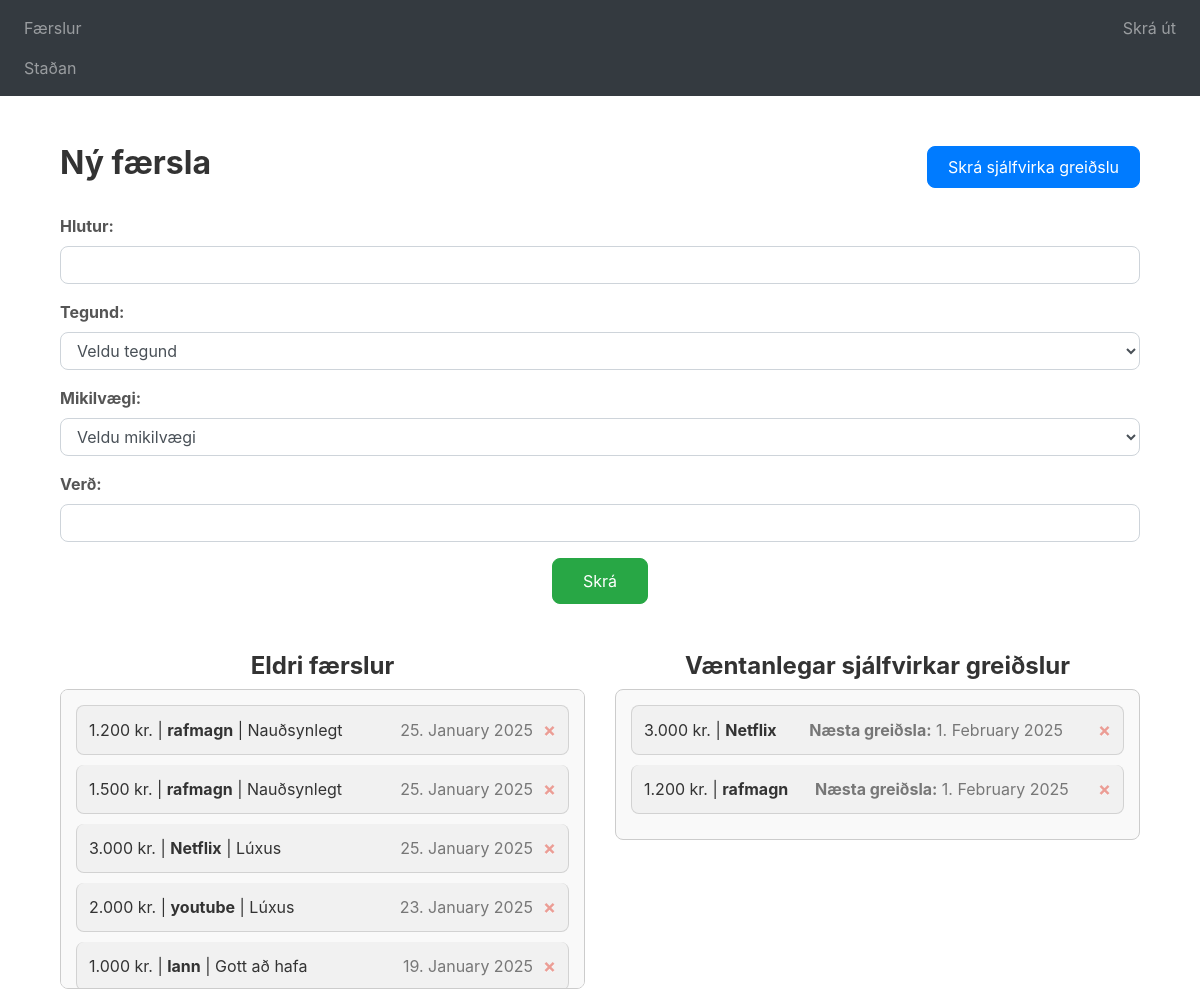
Screenshot of / (signed in) with the database file from the repository.
### website/models.py (models this page shows)
class Log(db.Model):
    id = db.Column(db.Integer, primary_key = True)
    item = db.Column(db.String(20))
    category = db.Column(db.String(20))
    importance = db.Column(db.String(20))
    amount = db.Column(db.Integer)
    frequency = db.Column(db.String(50), nullable=True)
    date = db.Column(db.DateTime(timezone=True), default=func.now())
    user_id = db.Column(db.Integer, db.ForeignKey('user.id'))
    next_payment_date = db.Column(db.DateTime(timezone=True), default=None)

### website/views.py (the view, shortened to what this page needs)
@views.route('/', methods=['GET', 'POST'])
@login_required
def home():
    logs = Log.query.filter_by(user_id=current_user.id).all()
    for log in logs:
        if log.frequency and log.next_payment_date <= datetime.utcnow():
            normal_expense = Log(
                item=log.item,
                category=log.category,
                importance=log.importance,
                amount=log.amount,
                user_id=log.user_id
            )
            db.session.add(normal_expense)
            next_payment_date = calculate_next_payment_date(log.frequency, datetime.utcnow())
            log.next_payment_date = next_payment_date
    db.session.commit()
    normal_logs = [log for log in logs if not log.frequency]  # Non-recurring logs (normal expenses)
    recurring_logs = [log for log in logs if log.frequency]   # Recurring logs (with upcoming payments)
    normal_logs.sort(key=lambda log: log.date, reverse=True)
    recurring_logs.sort(key=lambda log: log.next_payment_date)
    return render_template("home.html", user=current_user, normal_logs=normal_logs, recurring_logs=recurring_logs)

### website/templates/home.html (shortened to what this page needs)
{% extends "base.html" %} {% block title %} Home {% endblock %} {% block content
%}
<div class="container mt-5">
  <div class="d-flex justify-content-between align-items-center mb-4">
    <h1 style="font-size: 2rem; color: #333; font-weight: bold">Ný færsla</h1>
    <button
      class="btn btn-primary"
      onclick="toggleAutomaticPaymentForm()"
      style="
        margin-left: auto;
        padding: 8px 20px;
        background-color: #007bff;
        border-radius: 8px;
      "
    >
      Skrá sjálfvirka greiðslu
    </button>
  </div>
  <form method="POST" id="normalExpenseForm">
    <div class="form-group">
      <label for="item" style="font-weight: bold; color: #555">Hlutur:</label>
      <input
        type="text"
        name="item"
        id="item"
        class="form-control"
        required
        style="border-radius: 8px"
      />
    </div>
    <div class="form-group">
      <label for="category" style="font-weight: bold; color: #555"
        >Tegund:</label
      >
      <select
        name="category"
        id="category"
        class="form-control"
        required
        style="border-radius: 8px"
      >
        <option value="">Veldu tegund</option>
      </select>
    </div>
    <div class="form-group">
      <label for="importance" style="font-weight: bold; color: #555"
        >Mikilvægi:</label
      >
      <select
        name="importance"
        id="importance"
        class="form-control"
        required
        style="border-radius: 8px"
      >
        <option value="">Veldu mikilvægi</option>
      </select>
    </div>
    <div class="form-group">
      <label for="amount" style="font-weight: bold; color: #555">Verð:</label>
      <input
        type="number"
        name="amount"
        id="amount"
        class="form-control"
        min="1"
        required
        style="border-radius: 8px"
      />
    </div>
    <div align="center">
      <button
        type="submit"
        class="btn btn-success"
        style="
          border-radius: 8px;
          padding: 10px 30px;
          background-color: #28a745;
          border-color: #28a745;
        "
      >
        Skrá
      </button>
    </div>
  </form>
  <div class="row mt-5">
    <div class="col-md-6">
      <h4
        align="center"
        style="color: #333; font-size: 1.5rem; font-weight: bold"
      >
        Eldri færslur
      </h4>
      <div
        class="scroll-container"
        style="
          max-height: 300px;
          overflow-y: auto;
          border: 1px solid #ccc;
          padding: 15px;
          border-radius: 8px;
          background-color: #f9f9f9;
        "
      >
        <ul class="list-group">
          {% for log in normal_logs %}
          <li
            class="list-group-item d-flex justify-content-between align-items-center"
            data-id="{{ log.id }}"
            style="
              border-radius: 8px;
              margin-bottom: 10px;
              background-color: #f1f1f1;
              padding: 12px;
            "
          >
            <span style="color: #333">
              {{ log.amount|float|format_thousands }} kr. |
              <strong>{{ log.item }}</strong>
              {% if log.importance == "essential" %} | Nauðsynlegt {% elif
              log.importance == "need" %} | Gott að hafa {% elif log.importance
              == "nice" %} | Lúxus {% elif log.importance == "shouldnt" %} |
              Þarf ekki {% else %} Óþekkt {% endif %}
            </span>
            <span style="margin-left: auto; color: #777">
              {{ log.date.strftime('%-d. %B %Y') }}
            </span>
            <button
              type="button"
              class="close"
              onClick="deleteExpense('{{ log.id }}')"
              style="margin-left: 10px; color: #e74c3c; font-size: 1.2rem"
            >
              <span aria-hidden="true">&times;</span>
            </button>
          </li>
          {% endfor %}
        </ul>
      </div>
    </div>
    <div class="col-md-6">
      <h4
        align="center"
        style="color: #333; font-size: 1.5rem; font-weight: bold"
      >
        Væntanlegar sjálfvirkar greiðslur
      </h4>
      <div
        class="scroll-container"
        style="
          max-height: 300px;
          overflow-y: auto;
          border: 1px solid #ccc;
          padding: 15px;
          border-radius: 8px;
          background-color: #f9f9f9;
        "
      >
        <ul class="list-group">
          {% for log in recurring_logs %}
          <li
            class="list-group-item d-flex justify-content-between align-items-center"
            data-id="{{ log.id }}"
            style="
              border-radius: 8px;
              margin-bottom: 10px;
              background-color: #f1f1f1;
              padding: 12px;
            "
          >
            <span style="color: #333">
              {{ log.amount|float|format_thousands }} kr. |
              <strong>{{ log.item }} &nbsp </strong>
            </span>
            <span style="color: #777">
              <strong>Næsta greiðsla:</strong>
              {{ log.next_payment_date.strftime('%-d. %B %Y') }}
            </span>
            <button
              type="button"
              class="close"
              onClick="deleteRecurringExpense('{{ log.id }}')"
              style="margin-left: 10px; color: #e74c3c; font-size: 1.2rem"
            >
              <span aria-hidden="true">&times;</span>
            </button>
          </li>
          {% endfor %}
        </ul>
      </div>
    </div>
  </div>
</div>
{% endblock %}

### website/templates/base.html (shortened to what this page needs)
<!DOCTYPE html>
<html>
  <head>
    <link
      rel="stylesheet"
      href="https://stackpath.bootstrapcdn.com/bootstrap/4.4.1/css/bootstrap.min.css"
    />
    <link
      rel="stylesheet"
      href="https://stackpath.bootstrapcdn.com/font-awesome/4.7.0/css/font-awesome.min.css"
    />
  </head>
  <body>
    <nav class="navbar navbar-expand-lg navbar-dark bg-dark">
      <div class="collapse navbar-collapse" id="navbar">
        <div class="navbar-nav w-100 d-flex justify-content-between">
          <div>
            {% if user.is_authenticated %}
            <a class="nav-item nav-link" id="home" href="/">Færslur</a>
            <a class="nav-item nav-link" id="home" href="/stadan">Staðan</a>
            {% else %}
            <a class="nav-item nav-link" id="stadan" href="/login">Skrá inn</a>
            <a class="nav-item nav-link" id="signUp" href="/sign-up"
              >Stofna aðgang</a
            >
            {% endif %}
          </div>
          {% if user.is_authenticated %}
          <a class="nav-item nav-link" id="logout" href="/logout">Skrá út</a>
          {% endif %}
        </div>
      </div>
    </nav>
    <div class="container">{% block content %} {% endblock %}</div>
  </body>
</html>

### rows the page displays
Log: amount "1.200", item "rafmagn", importance "| Nauðsynlegt", date "25. January 2025"
Log: amount "1.500", item "rafmagn", importance "| Nauðsynlegt", date "25. January 2025"
Log: amount "3.000", item "Netflix", importance "| Lúxus", date "25. January 2025"
Log: amount "2.000", item "youtube", importance "| Lúxus", date "23. January 2025"
Log: amount "1.000", item "lann", importance "| Gott að hafa", date "19. January 2025"
Log: amount "3.000", item "Netflix", next_payment_date "1. February 2025"
Log: amount "1.200", item "rafmagn", next_payment_date "1. February 2025"
